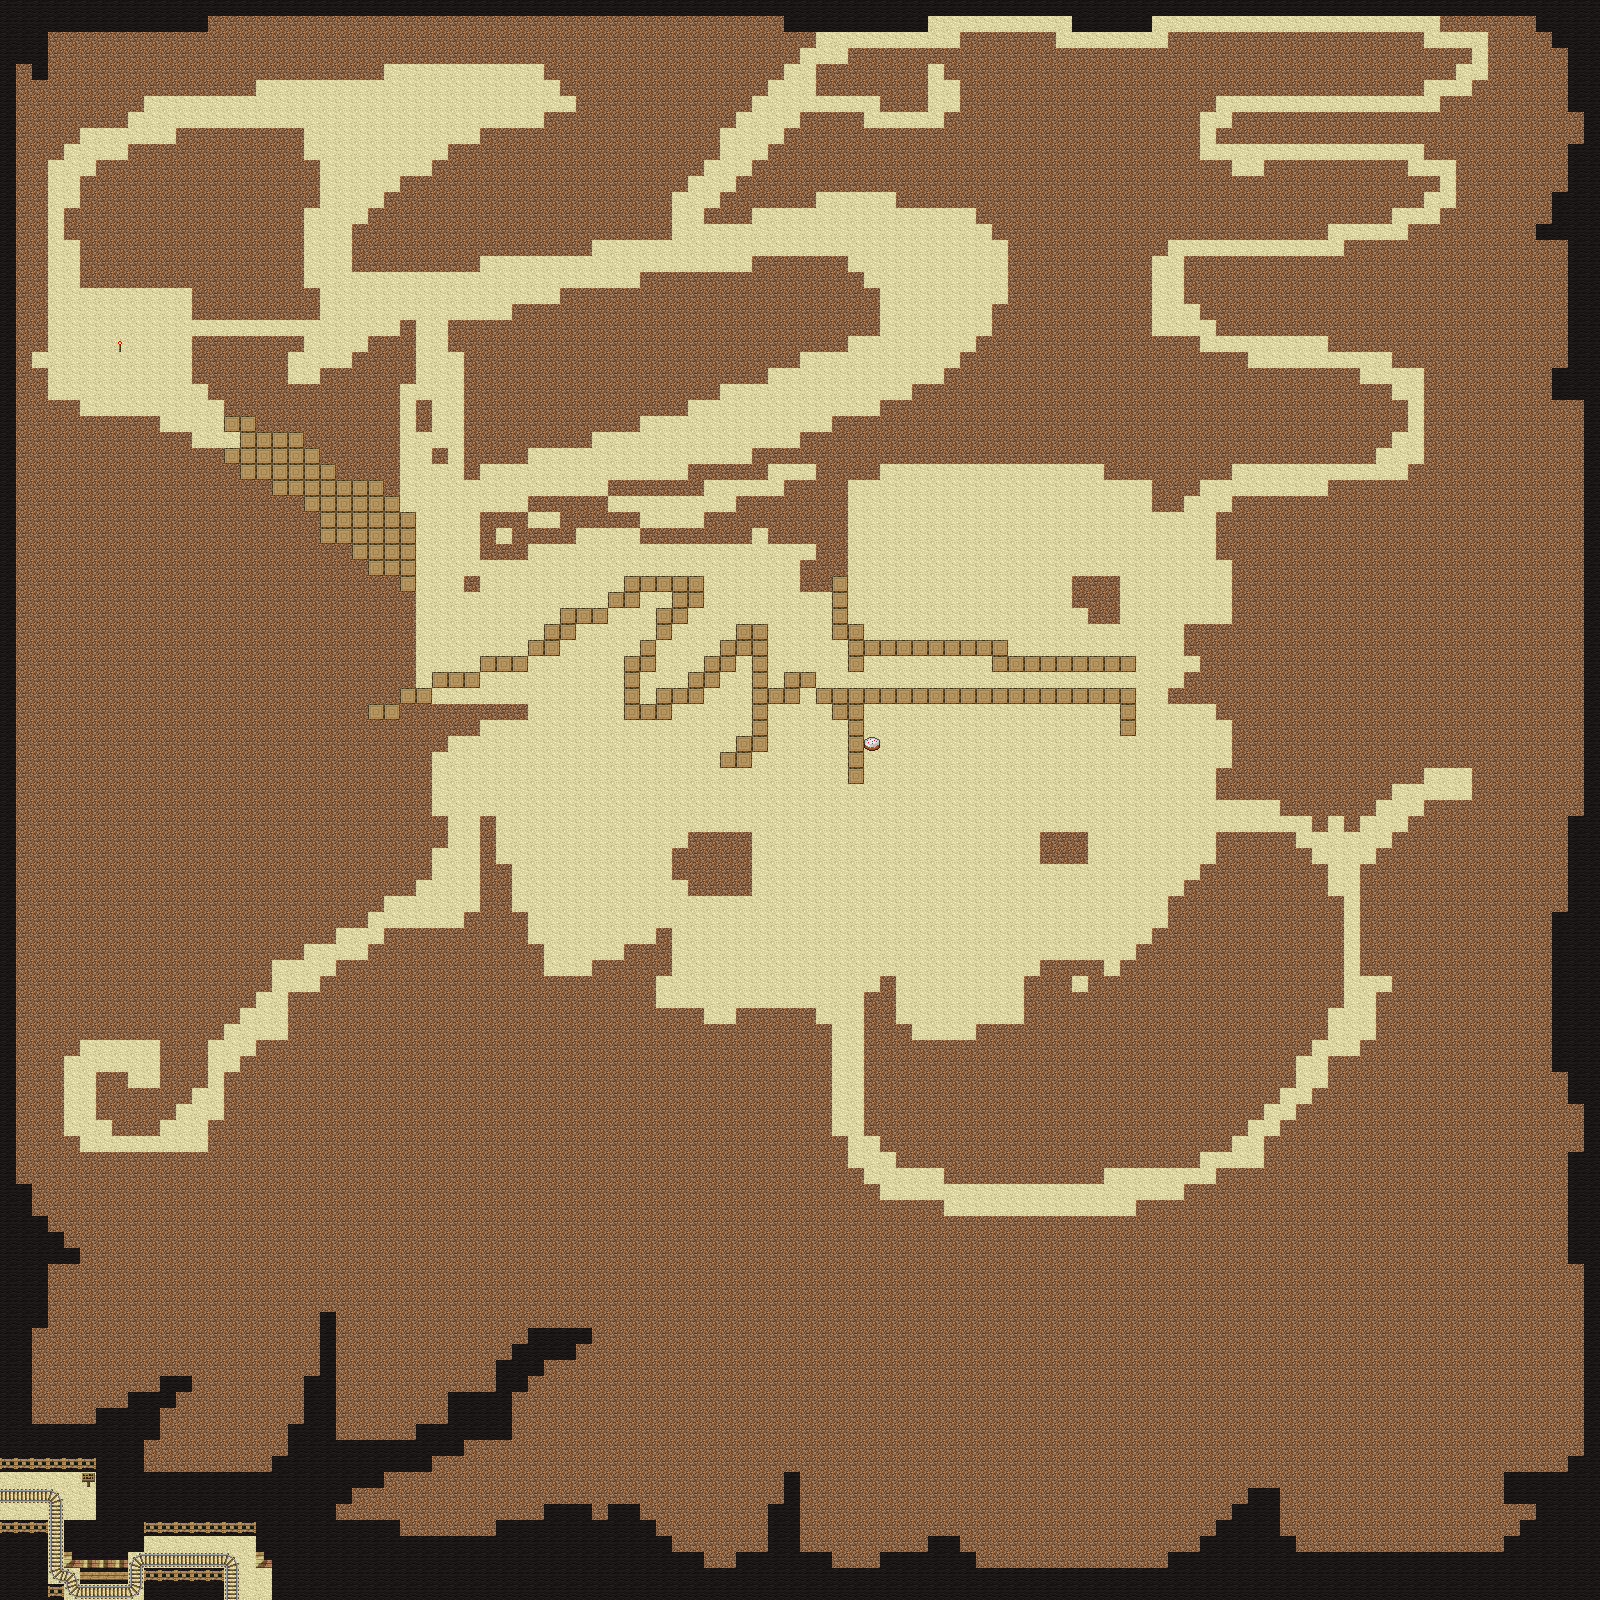

Tiled map render using the project's own tile images. Description and the map definition, with tile-layer contents summarised, below:
An orthogonal 100x100 tile map with 16x16 px tiles, 4 tile layers (bg, bgdecore, stuff, decore).

<map version="1.0" orientation="orthogonal" width="100" height="100" tilewidth="16" tileheight="16">
 <tileset firstgid="1" name="BlockCSS" tilewidth="16" tileheight="16">
  <image source="BlockCSS.png" width="512" height="512" />
 </tileset>
 <layer name="bg" width="100" height="100">
  <data>[10000 cells, 10000 non-empty, 1 distinct tile ids]</data>
 </layer>
 <layer name="bgdecore" width="100" height="100">
  <data>[10000 cells, 0 non-empty, 0 distinct tile ids]</data>
 </layer>
 <layer name="stuff" width="100" height="100">
  <data>[10000 cells, 7641 non-empty, 5 distinct tile ids]</data>
 </layer>
 <layer name="decore" width="100" height="100">
  <data>[10000 cells, 56 non-empty, 11 distinct tile ids]</data>
 </layer>
</map>